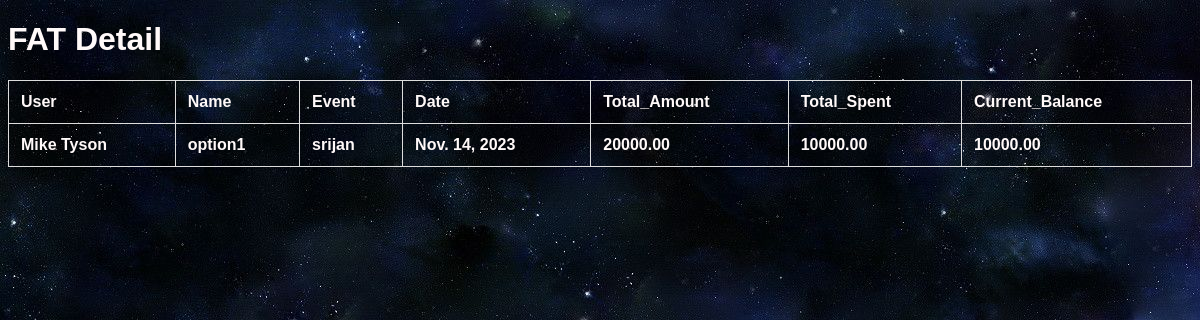
Before: /FATS_Details/ with the older database file.
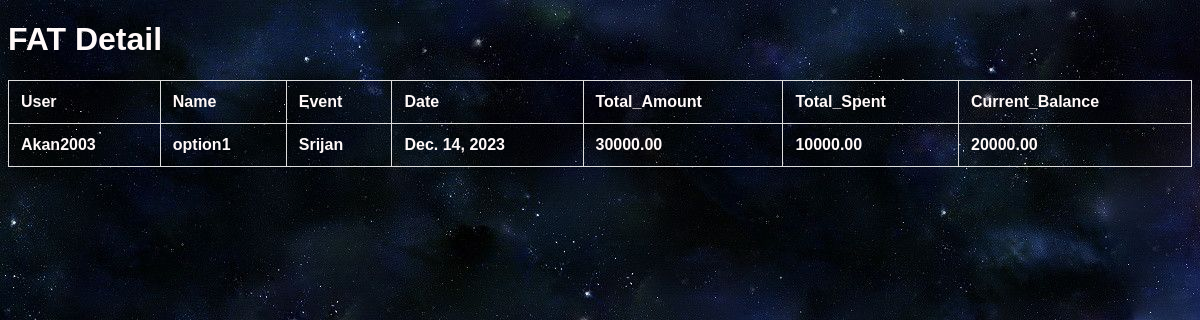
After: the same page with the newer database file.
### api/models.py (models this page shows)
class Content(models.Model):
    user = models.ForeignKey(Exp, on_delete=models.CASCADE)
    name =  models.CharField(max_length = 100, default='NULL')
    event = models.CharField(max_length = 100, default='NULL')
    Date = models.DateField(default=datetime.date(2023, 12, 24))
    Current_Balance = models.DecimalField(max_digits = 20 , decimal_places = 2 , default = 0.00)
    Total_Amount = models.DecimalField(max_digits = 20 , decimal_places = 2 , default = 0.00)
    Total_Spent = models.DecimalField(max_digits = 20 , decimal_places = 2 , default = 0.00)

class Exp(AbstractUser):
    user_name = models.CharField(max_length = 100, default='NULL')
    securityquestion = models.CharField(max_length = 100, default = '')
    securityanswer = models.CharField(max_length = 100, default = '')

### api/views.py (the view)
# urls.py: path('FATS_Details/', views.fatdetail, name='fatdetail'),
def fatdetail(request):
    post = Content.objects.raw("SELECT * FROM api_content WHERE name='option1'")
    print(post)
    return render(request, 'fat_detail.html', {'data': post})

### api/templates/fat_detail.html (shortened to what this page needs)
<!DOCTYPE html>
{% load static %}
<html lang="en">
<head>
    <link rel="stylesheet" href="{% static 'js/fat_detail.css' %}">
</head>
<body>
<h1>FAT Detail</h1>
    <table>
        <thead>
            <tr>
                <th>User</th>
                <th>Name</th>
                <th>Event</th>
                <th>Date</th>
                <th>Total_Amount</th>
                <th>Total_Spent</th>
                <th>Current_Balance</th>
            </tr>
        </thead>
        <tbody>
            {% for i in data %}
                <tr>
                    <td>{{ i.user.user_name }}</td>
                    <td>{{ i.name }}</td>
                    <td>{{ i.event }}</td>
                    <td>{{ i.Date }}</td>
                    <td>{{ i.Total_Amount }}</td>
                    <td>{{ i.Total_Spent }}</td>
                    <td>{{ i.Current_Balance }}</td>
                </tr>
            {% endfor %}
        </tbody>
    </table>
</body>
</html>

Changed rows visible on the page:
removed Content: user.user_name "Mike Tyson", name "option1", event "srijan", Date "Nov. 14, 2023", Total_Amount "20000.00", Total_Spent "10000.00", Current_Balance "10000.00"
added Content: user.user_name "Akan2003", name "option1", event "Srijan", Date "Dec. 14, 2023", Total_Amount "30000.00", Total_Spent "10000.00", Current_Balance "20000.00"
